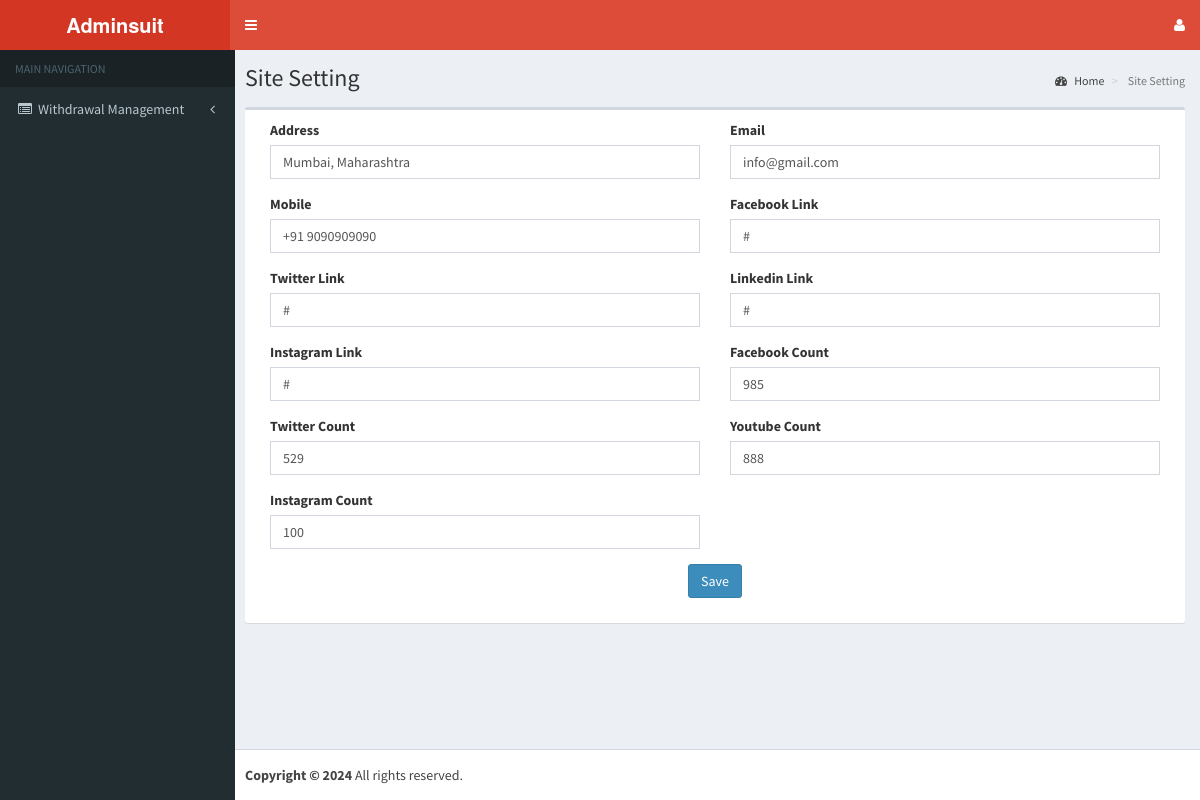
Page /admin/site_setting.php (signed in) on the committed database.
### tables this page shows
CREATE TABLE `services` (
  `id` int(11) NOT NULL,
  `services` varchar(255) NOT NULL,
  `url` varchar(255) NOT NULL,
  `status` varchar(255) NOT NULL
);

CREATE TABLE `site_setting` (
  `id` int(11) NOT NULL,
  `address` text NOT NULL,
  `email` varchar(255) NOT NULL,
  `mobile` varchar(255) NOT NULL,
  `fblink` text NOT NULL,
  `twlink` text NOT NULL,
  `ln` text NOT NULL,
  `insta` varchar(500) NOT NULL,
  `fbcount` varchar(100) NOT NULL,
  `twcount` varchar(100) NOT NULL,
  `youtubecount` varchar(100) NOT NULL,
  `instacount` varchar(100) NOT NULL,
  `status` smallint(6) NOT NULL,
  `updt_time` timestamp NOT NULL DEFAULT current_timestamp()
);

### admin/site_setting.php (the view, shortened to what this page needs)
<?php
include ("include/connection.php");
?>
<!DOCTYPE html>
<html>
<head>
  <link rel="stylesheet" href="bootstrap/css/bootstrap.min.css">
  <link rel="stylesheet" href="css/font-awesome.min.css">
  <link rel="stylesheet" href="css/ionicons.min.css">
  <link rel="stylesheet" href="dist/css/AdminLTE.min.css">
  <link rel="stylesheet" href="dist/css/skins/_all-skins.min.css">
  <link rel="stylesheet" href="plugins/iCheck/flat/blue.css">
  <link rel="stylesheet" href="plugins/morris/morris.css">
  <link rel="stylesheet" href="plugins/jvectormap/jquery-jvectormap-1.2.2.css">
  <link rel="stylesheet" href="plugins/datepicker/datepicker3.css">
  <link rel="stylesheet" href="plugins/daterangepicker/daterangepicker-bs3.css">
  <link rel="stylesheet" href="plugins/bootstrap-wysihtml5/bootstrap3-wysihtml5.min.css">
<link rel="stylesheet" href="plugins/datatables/dataTables.bootstrap.css">
<link rel="stylesheet" href="plugins/select2/select2.min.css">
<link rel="stylesheet" href="plugins/iCheck/all.css">
  <link rel="stylesheet" href="css/style.css">
  <link rel="stylesheet" href="css/app.css" id="maincss">
</head>
<body class="hold-transition skin-red sidebar-mini">
<div class="wrapper">
<?php include ("include/header.inc.php");?>
 <?php include ("include/navigation.inc.php");
 $sql="SELECT * FROM `site_setting` where `id`='1'";
$query=mysqli_query($con,$sql);
$role=mysqli_fetch_array($query);
 ?>
  <div class="content-wrapper">
    <section class="content-header">
      <h1> Site Setting</h1>
      <ol class="breadcrumb">
        <li><a href="desktop.php"><i class="fa fa-dashboard"></i> Home</a></li>
        <li class="active"> Site Setting</li>
      </ol>
    </section>
    <section class="content">
      <div class="row">
      <div class="col-xs-12 text-center">
          <?php if(isset($_GET['msg'])=="updt"){ ?>
              <span class="text-center red_txt">Update Successfully......</span><?php  } ?></div>
        <div class="col-xs-12">
          <div class="box">
      <form  method="post" action="<?php echo $_SERVER['PHP_SELF'];?>" id="taskform">
            <div class="box-body">
                <div class="col-md-6 col-sm-6 col-xs-12">
                  <div class="form-group">
                  <label for="address"> Address</label>
         <input class="form-control" id="address" name="address" type="text" value="<?php echo @$role['address']; ?>">
                </div>
                </div>
              <div class="col-md-6 col-sm-6 col-xs-12">
                  <div class="form-group">
                  <label for="email"> Email</label>
         <input class="form-control" id="email" name="email" type="text" value="<?php echo @$role['email']; ?>">
                </div>
                </div>
                <div class="col-md-6 col-sm-6 col-xs-12">
                  <div class="form-group">
                  <label for="mobile"> Mobile</label>
         <input class="form-control" id="mobile" name="mobile" type="text" value="<?php echo @$role['mobile']; ?>" maxlength="15">
                </div>
                </div>
                <div class="col-md-6 col-sm-6 col-xs-12">
                  <div class="form-group">
                  <label for="content1">Facebook Link</label>
         <input class="form-control" id="content1" name="content1" type="text" value="<?php echo @$role['fblink']; ?>">
                </div>
                </div>
                <div class="col-md-6 col-sm-6 col-xs-12">
                  <div class="form-group">
                  <label for="content2">Twitter Link</label>
         <input class="form-control" id="content2" name="content2" type="text" value="<?php echo @$role['twlink']; ?>">
                </div>
                </div>
                <div class="col-md-6 col-sm-6 col-xs-12">
                  <div class="form-group">
                  <label for="content3">Linkedin Link</label>
         <input class="form-control" id="content3" name="content3" type="text" value="<?php echo @$role['ln']; ?>">
                </div>
                </div>
                <div class="col-md-6 col-sm-6 col-xs-12">
                  <div class="form-group">
                  <label for="content4">Instagram Link</label>
         <input class="form-control" id="content4" name="content4" type="text" value="<?php echo @$role['insta']; ?>">
                </div>
                </div>
                <div class="col-md-6 col-sm-6 col-xs-12">
                  <div class="form-group">
                  <label for="content5">Facebook Count</label>
         <input class="form-control" id="content5" name="content5" type="text" value="<?php echo @$role['fbcount']; ?>">
                </div>
                </div>
                <div class="col-md-6 col-sm-6 col-xs-12">
                  <div class="form-group">
                  <label for="content6">Twitter Count</label>
         <input class="form-control" id="content6" name="content6" type="text" value="<?php echo @$role['twcount']; ?>">
                </div>
                </div>
                <div class="col-md-6 col-sm-6 col-xs-12">
                  <div class="form-group">
                  <label for="content7">Youtube Count</label>
         <input class="form-control" id="content7" name="content7" type="text" value="<?php echo @$role['youtubecount']; ?>">
                </div>
                </div>
                <div class="col-md-6 col-sm-6 col-xs-12">
                  <div class="form-group">
                  <label for="content8">Instagram Count</label>
         <input class="form-control" id="content8" name="content8" type="text" value="<?php echo @$role['instacount']; ?>">
                </div>
                </div>
          <div class="clearfix"></div>
             <div class="col-md-12 col-sm-6 col-xs-12">
              <div class="form-group">
              <div class="text-center">
 <input type="submit" name="submit" class="btn btn-primary" value="Save" ></div>
                </div> </div>
               </div>
          </form>
          </div>
        </div>
      </div>
    </section>
  </div>
<?php  include("include/footer.inc.php");?></div>
</body>
</html>

### admin/include/navigation.inc.php (shortened to what this page needs)
<aside class="main-sidebar">
  <section class="sidebar">
  <ul class="sidebar-menu">
    <li class="header">MAIN NAVIGATION</li>
    <?php $session_role=$_SESSION['role_id'];
    $url = basename($_SERVER['PHP_SELF']) . '';
    $chkurl=mysqli_query($con,"select `id`,`p_id` from `child_menu` where `url`='".$url."' and `status`='1'");
    $chkurl_result=mysqli_fetch_array($chkurl);
    $chk= $chkurl_result['p_id'];
    $valurl=mysqli_query($con,"SELECT * FROM `task` where `role_id`='".$session_role."' And task  like '%$chk%' and `status`='1'");
    $val_row=mysqli_num_rows($valurl);
    if($val_row=='0'){
      session_start();
      session_unset();
      session_destroy();
      header("location:index.php?msg1=notauthorized");
    }else{
      $task=mysqli_query($con,"select * from `task` where `role_id`='".$session_role."' and `status`='1'");
      $task_result=mysqli_fetch_array($task);
      $taskid=$task_result['task'];
      $parent=mysqli_query($con,"Select * from `services` where id in($taskid) And `status`='1'");
      while(@$parent_array=mysqli_fetch_array($parent)){
        if($parent_array['url']=='desktop.php'){
          ?>
          <li class="active treeview"> <a href="<?php echo $parent_array['url']; ?>"> <i class="fa fa-dashboard"></i> <span><?php echo $parent_array['services']; ?></span> </a></li>
        <?php }else{?>
          <li class="treeview"> <a href="<?php echo $parent_array['url']; ?>"> <i class="fa fa-list-alt"></i><span><?php echo $parent_array['services']; ?></span><i class="fa fa-angle-left pull-right"></i></a>
          </li>
        <?php }
      }}
      ?>
      <li>&nbsp;</li>
      <li>&nbsp;</li>
    </ul>
  </section><br />
</aside>

### rows in the picture
services: services "Withdrawal Management"
site_setting: address "Mumbai, Maharashtra", email "info@gmail.com", mobile "+91 9090909090", content1 "#", content2 "#", content3 "#", content4 "#", content5 "985", content6 "529", content7 "888", content8 "100"
